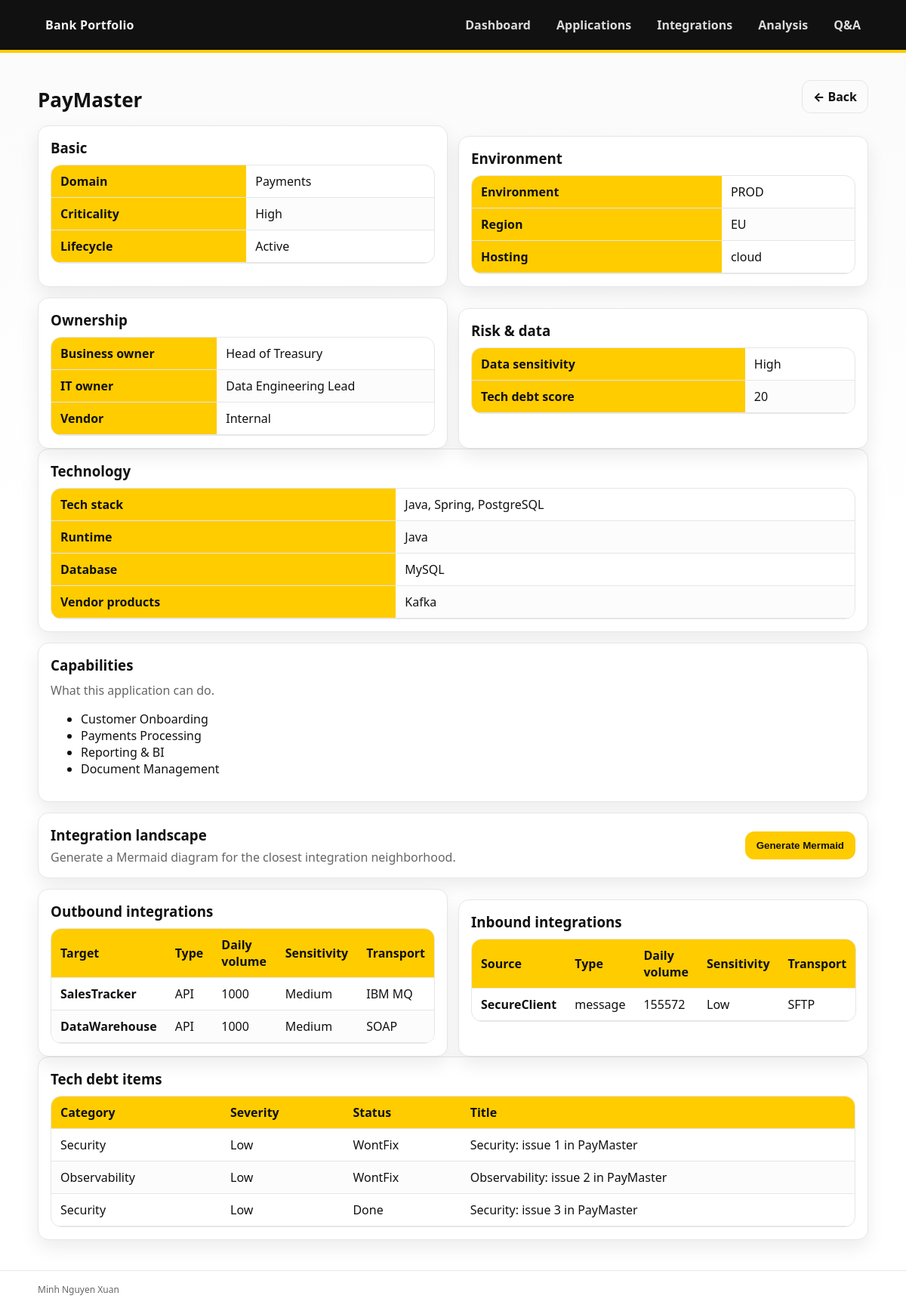
Page /apps/apps/379/ on the committed database.
### applications/models.py (models this page shows, shortened)
class Application(models.Model):
    name = models.CharField(max_length=200)
    domain = models.CharField(max_length=100)
    criticality = models.CharField(max_length=50)
    lifecycle = models.CharField(max_length=50)
    environment = models.CharField(max_length=50)
    region = models.CharField(max_length=100)
    hosting = models.CharField(max_length=50)
    business_owner = models.CharField(max_length=120, blank=True)
    it_owner = models.CharField(max_length=120, blank=True)
    vendor = models.CharField(max_length=100)  # necháme string (rychlé, neriskuje migrace)
    tech_stack = models.TextField()
    runtime = models.CharField(max_length=100)
    database_technology = models.CharField(max_length=120, blank=True)  # NEW: DB tech
    vendor_products = models.TextField(blank=True)  # NEW: "Oracle Exadata, SAP PI, ..."
    data_sensitivity = models.CharField(max_length=50)
    tech_debt_score = models.IntegerField(default=0)
    capabilities = models.ManyToManyField(Capability, blank=True, related_name="applications")

class Capability(models.Model):
    name = models.CharField(max_length=120, unique=True)
    description = models.TextField(blank=True)

class Integration(models.Model):
    source_app = models.ForeignKey(
        Application,
        on_delete=models.CASCADE,
        related_name="outbound_integrations"
    )
    target_app = models.ForeignKey(
        Application,
        on_delete=models.CASCADE,
        related_name="inbound_integrations"
    )
    integration_type = models.CharField(max_length=50)  # API / file / message
    direction = models.CharField(max_length=50)  # sync / async (charakter)
    daily_volume = models.IntegerField(default=0)
    data_sensitivity = models.CharField(max_length=50, blank=True)  # Low/Medium/High
    transport = models.CharField(max_length=80, blank=True)  # REST, SOAP, SFTP, Kafka, MQ...
    frequency = models.CharField(max_length=80, blank=True)  # realtime/batch/hourly/daily...
    interface_name = models.CharField(max_length=120, blank=True)  # např. "Payments API v2"

class TechDebtItem(models.Model):
    application = models.ForeignKey(
        Application,
        on_delete=models.CASCADE,
        related_name="tech_debt_items"
    )
    category = models.CharField(max_length=80)  # Security, Upgrade, CodeQuality, Performance...
    severity = models.CharField(max_length=30)  # Low/Medium/High/Critical
    status = models.CharField(max_length=30, default="Open")  # Open/InProgress/Done/WontFix
    title = models.CharField(max_length=140)
    description = models.TextField(blank=True)
    created_at = models.DateTimeField(auto_now_add=True)
    target_date = models.DateField(null=True, blank=True)

### applications/views/apps.py (the view)
# urls.py: path("apps/<int:pk>/", application_detail, name="app_detail"),
def application_detail(request, pk):
    app = get_object_or_404(Application, pk=pk)
    outbound = app.outbound_integrations.all()
    inbound = app.inbound_integrations.all()
    return render(
        request,
        "applications/app_detail.html",
        {
            "app": app,
            "outbound": outbound,
            "inbound": inbound,
        },
    )

### applications/templates/applications/app_detail.html (shortened to what this page needs)
{% extends "base.html" %}
{% block content %}
  <div class="page-title">
    <h1>{{ app.name }}</h1>
    <a class="btn btn-ghost" href="{% url 'app_list' %}">← Back</a>
  </div>
  <div class="grid-2">
    <div class="card">
      <h3>Basic</h3>
      <table>
        <tbody>
          <tr><th>Domain</th><td>{{ app.domain }}</td></tr>
          <tr><th>Criticality</th><td>{{ app.criticality }}</td></tr>
          <tr><th>Lifecycle</th><td>{{ app.lifecycle }}</td></tr>
        </tbody>
      </table>
    </div>
    <div class="card">
      <h3>Environment</h3>
      <table>
        <tbody>
          <tr><th>Environment</th><td>{{ app.environment }}</td></tr>
          <tr><th>Region</th><td>{{ app.region }}</td></tr>
          <tr><th>Hosting</th><td>{{ app.hosting }}</td></tr>
        </tbody>
      </table>
    </div>
  </div>
  <div class="grid-2">
    <div class="card">
      <h3>Ownership</h3>
      <table>
        <tbody>
          <tr><th>Business owner</th><td>{{ app.business_owner }}</td></tr>
          <tr><th>IT owner</th><td>{{ app.it_owner }}</td></tr>
          <tr><th>Vendor</th><td>{{ app.vendor }}</td></tr>
        </tbody>
      </table>
    </div>
    <div class="card">
      <h3>Risk & data</h3>
      <table>
        <tbody>
          <tr><th>Data sensitivity</th><td>{{ app.data_sensitivity }}</td></tr>
          <tr><th>Tech debt score</th><td>{{ app.tech_debt_score }}</td></tr>
        </tbody>
      </table>
    </div>
  </div>
  <div class="card">
    <h3>Technology</h3>
    <table>
      <tbody>
        <tr><th>Tech stack</th><td>{{ app.tech_stack }}</td></tr>
        <tr><th>Runtime</th><td>{{ app.runtime }}</td></tr>
        <tr><th>Database</th><td>{{ app.database_technology }}</td></tr>
        <tr><th>Vendor products</th><td>{{ app.vendor_products }}</td></tr>
      </tbody>
    </table>
  </div>
  <div class="card">
    <h3>Capabilities</h3>
    <p class="muted" style="margin-top:0;">What this application can do.</p>
    <ul>
      {% for cap in app.capabilities.all %}
        <li>{{ cap.name }}</li>
      {% empty %}
        <li class="muted">No capabilities defined.</li>
      {% endfor %}
    </ul>
  </div>
  <div class="card">
    <div style="display:flex; align-items:center; justify-content:space-between; gap:12px;">
      <div>
        <h3 style="margin:0;">Integration landscape</h3>
        <p class="muted" style="margin:6px 0 0;">Generate a Mermaid diagram for the closest integration neighborhood.</p>
      </div>
      <form method="post" action="{% url 'app_mermaid_llm' app.id %}">
        <button class="btn btn-primary" type="submit">Generate Mermaid</button>
      </form>
    </div>
  </div>
  <div class="grid-2">
    <div class="card">
      <h3>Outbound integrations</h3>
      <table>
        <thead>
          <tr>
            <th>Target</th>
            <th>Type</th>
            <th>Daily volume</th>
            <th>Sensitivity</th>
            <th>Transport</th>
          </tr>
        </thead>
        <tbody>
          {% for i in app.outbound_integrations.all %}
            <tr>
              <td><a href="{% url 'app_detail' i.target_app.id %}">{{ i.target_app.name }}</a></td>
              <td>{{ i.integration_type }}</td>
              <td>{{ i.daily_volume }}</td>
              <td>{{ i.data_sensitivity }}</td>
              <td>{{ i.transport }}</td>
            </tr>
          {% empty %}
            <tr><td colspan="5" class="muted">No outbound integrations.</td></tr>
          {% endfor %}
        </tbody>
      </table>
    </div>
    <div class="card">
      <h3>Inbound integrations</h3>
      <table>
        <thead>
          <tr>
            <th>Source</th>
            <th>Type</th>
            <th>Daily volume</th>
            <th>Sensitivity</th>
            <th>Transport</th>
          </tr>
        </thead>
        <tbody>
          {% for i in app.inbound_integrations.all %}
            <tr>
              <td><a href="{% url 'app_detail' i.source_app.id %}">{{ i.source_app.name }}</a></td>
              <td>{{ i.integration_type }}</td>
              <td>{{ i.daily_volume }}</td>
              <td>{{ i.data_sensitivity }}</td>
              <td>{{ i.transport }}</td>
            </tr>
          {% empty %}
            <tr><td colspan="5" class="muted">No inbound integrations.</td></tr>
          {% endfor %}
        </tbody>
      </table>
    </div>
  </div>
  <div class="card">
    <h3>Tech debt items</h3>
    <table>
      <thead>
        <tr>
          <th>Category</th>
          <th>Severity</th>
          <th>Status</th>
          <th>Title</th>
        </tr>
      </thead>
      <tbody>
        {% for debt in app.tech_debt_items.all %}
          <tr>
            <td>{{ debt.category }}</td>
            <td>{{ debt.severity }}</td>
            <td>{{ debt.status }}</td>
            <td>{{ debt.title }}</td>
          </tr>
        {% empty %}
          <tr><td colspan="4" class="muted">No tech debt items.</td></tr>
        {% endfor %}
      </tbody>
    </table>
  </div>
{% endblock %}

### static/css/raiff.css (style rules this page uses)
:root { --rb-yellow: #ffcc00; --rb-black: #111111; --rb-gray-50: #fafafa; --rb-gray-100:#f2f2f2; --rb-gray-200:#e6e6e6; --rb-gray-600:#666; --rb-shadow: 0 10px 25px rgba(0,0,0,.08); --rb-radius: 14px; --text: #111; --muted: #444; --bg: #ffffff; }
* { box-sizing:border-box; }
body { margin:0; font-family: ui-sans-serif, system-ui, -apple-system, Segoe UI, Roboto, Arial, "Apple Color Emoji","Segoe UI Emoji"; color: var(--text); background: linear-gradient(180deg, var(--rb-gray-50), #fff 40%); }
.card { background: var(--bg); border: 1px solid var(--rb-gray-200); border-radius: var(--rb-radius); box-shadow: var(--rb-shadow); padding: 16px; }
.card + .card { margin-top: 14px; }
.page-title { display:flex; align-items:flex-end; justify-content:space-between; gap: 12px; margin: 10px 0 16px; }
.page-title h1 { margin:0; font-size: 26px; }
.btn { display:inline-flex; align-items:center; justify-content:center; gap: 8px; border: 1px solid transparent; border-radius: 12px; padding: 10px 14px; font-weight: 800; cursor:pointer; text-decoration:none; }
.btn-primary { background: var(--rb-yellow); color: var(--rb-black); }
.btn-ghost { background: transparent; border-color: var(--rb-gray-200); color: var(--rb-black); }
table { width:100%; border-collapse: separate; border-spacing: 0; overflow:hidden; border-radius: var(--rb-radius); border: 1px solid var(--rb-gray-200); }
th, td { padding: 10px 12px; border-bottom: 1px solid var(--rb-gray-200); text-align:left; }
th { background: var(--rb-yellow); color: var(--rb-black); font-weight: 800; }
tr:nth-child(even) td { background: #fcfcfc; }
.muted { color: var(--rb-gray-600); }
.grid-2 { display:grid; grid-template-columns: repeat(2, minmax(0, 1fr)); gap: 14px; margin-top: 14px; }
.card h3 { margin: 0 0 10px; }
table a { color: var(--rb-black); font-weight: 700; text-decoration: none; }

### rows in the picture
Application: name "PayMaster", domain "Payments", criticality "High", lifecycle "Active", environment "PROD", region "EU", hosting "cloud", business_owner "Head of Treasury", it_owner "Data Engineering Lead", vendor "Internal", data_sensitivity "High", tech_debt_score "20", tech_stack "Java, Spring, PostgreSQL", runtime "Java", database_technology "MySQL", vendor_products "Kafka"
Capability: name "Customer Onboarding"
Capability: name "Payments Processing"
Capability: name "Reporting & BI"
Capability: name "Document Management"
Integration: target_app.name "SalesTracker", integration_type "API", daily_volume "1000", data_sensitivity "Medium", transport "IBM MQ"
Integration: target_app.name "DataWarehouse", integration_type "API", daily_volume "1000", data_sensitivity "Medium", transport "SOAP"
Integration: source_app.name "SecureClient", integration_type "message", daily_volume "155572", data_sensitivity "Low", transport "SFTP"
TechDebtItem: category "Security", severity "Low", status "WontFix", title "Security: issue 1 in PayMaster"
TechDebtItem: category "Observability", severity "Low", status "WontFix", title "Observability: issue 2 in PayMaster"
TechDebtItem: category "Security", severity "Low", status "Done", title "Security: issue 3 in PayMaster"
